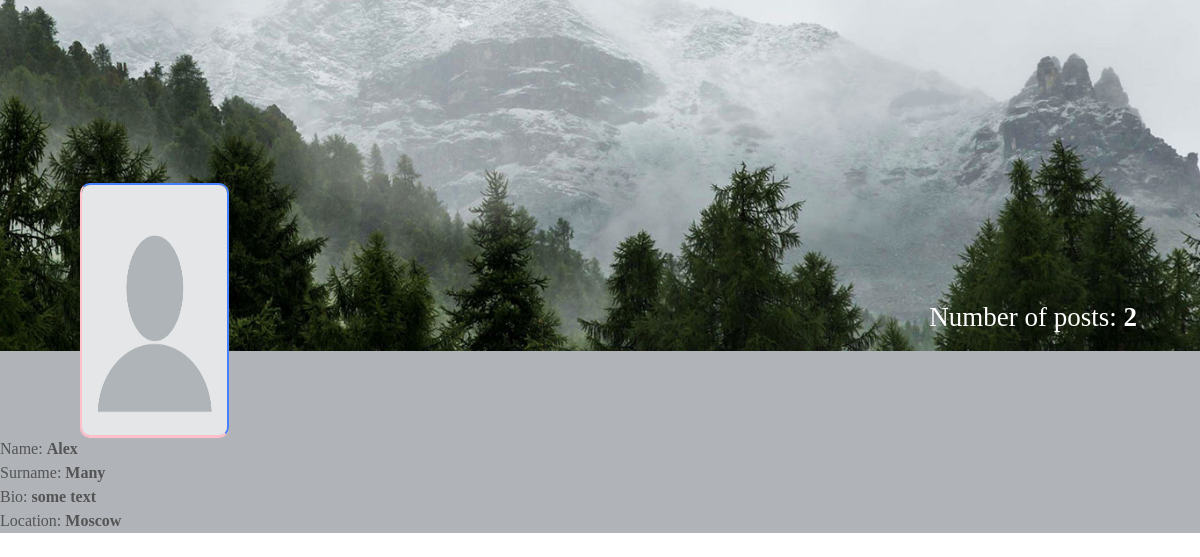
Screenshot of /profile/?user_pk=9 (signed in) with the database file from the repository.
### mainapp/models.py (models this page shows, shortened)
class Profile(models.Model):
    firstname = models.CharField(max_length=255)
    lastname = models.CharField(max_length=255)
    profile_picture = models.ImageField(upload_to='images',
                                        validators=[validate_file_size],
                                        null=True, blank=True)
    location = models.CharField(
        max_length=255, default='-', null=True, blank=True)
    bio = models.CharField(max_length=255, default='-', null=True, blank=True)
    user = models.ForeignKey(user, on_delete=models.CASCADE)

### mainapp/views.py (the view)
# urls.py: path('profile/', profile, name='another_profile'),
@login_required(login_url='/login/')
def profile(request):
    pk = request.GET.get('user_pk')
    user = User.objects.get(pk=pk)
    user_profile = Profile.objects.filter(user=user).first()
    post_number = Post.objects.filter(author=pk).count()
    context = {
        'user': user,
        'user_profile': user_profile,
        'post_number': post_number
    }
    if user == request.user:
        context["profile"] = Profile.objects.get(user=request.user)
        context["number_of_posts"] = Post.objects.filter(
            author=request.user).count()
        return render(request, 'profile.html', context)
    else:
        return render(request, 'another_profile.html', context)

### templates/another_profile.html (shortened to what this page needs)
{% load static %}
<!DOCTYPE html>
<html lang="en">
  <head>
    <link rel="stylesheet" href="{% static 'css/main.min.css' %}" />
    <link rel="stylesheet" href="{% static 'css/style.css' %}" />
    <link rel="stylesheet" href="{% static 'css/color.css' %}" />
    <link rel="stylesheet" href="{% static 'css/responsive.css' %}" />
  </head>
  <body>
    <section>
      <div class="feature-photo">
        <figure>
          <img src="{% static 'images/profile-background.jpg' %}" alt="" />
        </figure>
         <form>
          <div class="add-btn">
            <span style="color: white; font-size: 27px; margin-right: 700px"
              ><b
                ><u><a href="/main/">Home</a></u></b
              ></span
            >
            <span style="color: white; font-size: 27px"
              >Number of posts:  <b>{{post_number}}</b></span>
          </div>
        </form enctype="multipart/form-data">
        <div class="container-fluid">
          <div class="row merged">
            <div class="col-lg-2 col-sm-3">
              <div class="user-avatar">
                <figure>
                  {% if user_profile.profile_picture %}
                  <img
                    src="{{user_profile.profile_picture.url}}"
                    style="height: 250px; width: 100%"
                    alt="">
                  {% else %}
                  <img
                    src="{% static 'images/blank-profile-picture.png' %}"
                    style="height: 250px; width: 100%"
                    alt="">
                  {% endif %}
                </figure>
              </div>
            </div>
            <div class="col-lg-10 col-sm-9">
              <div class="timeline-info">
                <ul>
                  <li class="admin-name">
                  </li>
                </ul>
              </div>
            </div>
          </div>
        </div>
      </div>
    </section>
    <div>
    <span class="block capitalize font-semibold">Name:   <b>{{user_profile.firstname}}</b></span>
    </div>
    <div>
    <span class="block capitalize font-semibold">Surname:   <b>{{user_profile.lastname}}</b></span>
    </div>
    <div>
    <span class="block capitalize font-semibold">Bio:   <b>{{user_profile.bio}}</b></span>
    </div>
    <div>
    <span class="block capitalize font-semibold">Location:   <b>{{user_profile.location}}</b></span>
    </div>
  </body>
</html>

### static/css/responsive.css (style rules this page uses)
@media screen and (max-width: 1281px) and (min-width: 1024px) { .timeline-info { line-height: 51px; } }
@media screen and (max-width: 1281px) and (min-width: 1024px) { .user-avatar { width: 80.2% } }

### rows the page displays
Profile: firstname "Alex", lastname "Many", bio "some text", location "Moscow"

### other values shown
{{ post_number }} "2"
